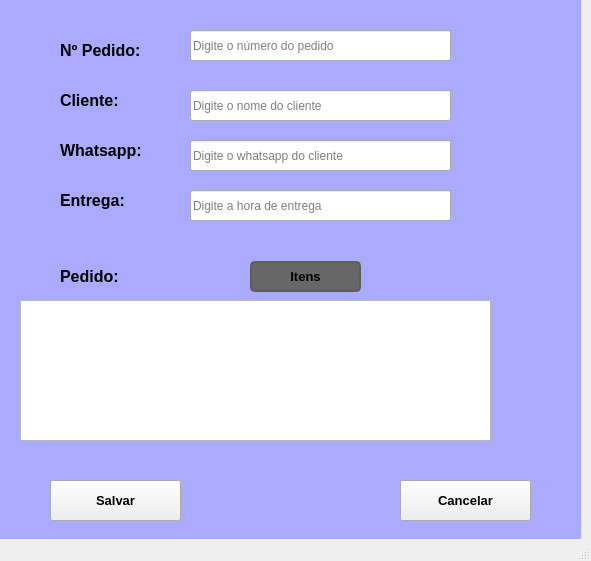
<?xml version="1.0" encoding="UTF-8"?>
<ui version="4.0">
 <class>MainWindow</class>
 <widget class="QMainWindow" name="MainWindow">
  <property name="geometry">
   <rect>
    <x>0</x>
    <y>0</y>
    <width>591</width>
    <height>561</height>
   </rect>
  </property>
  <property name="windowTitle">
   <string>MainWindow</string>
  </property>
  <widget class="QWidget" name="centralwidget">
   <widget class="QLabel" name="label_2">
    <property name="geometry">
     <rect>
      <x>60</x>
      <y>130</y>
      <width>101</width>
      <height>41</height>
     </rect>
    </property>
    <property name="font">
     <font>
      <family>Arial</family>
      <pointsize>12</pointsize>
      <weight>75</weight>
      <bold>true</bold>
     </font>
    </property>
    <property name="text">
     <string>Whatsapp:</string>
    </property>
   </widget>
   <widget class="QLabel" name="label_3">
    <property name="geometry">
     <rect>
      <x>60</x>
      <y>180</y>
      <width>101</width>
      <height>41</height>
     </rect>
    </property>
    <property name="font">
     <font>
      <family>Arial</family>
      <pointsize>12</pointsize>
      <weight>75</weight>
      <bold>true</bold>
     </font>
    </property>
    <property name="text">
     <string>Entrega:</string>
    </property>
   </widget>
   <widget class="QListWidget" name="listWidget">
    <property name="geometry">
     <rect>
      <x>20</x>
      <y>300</y>
      <width>471</width>
      <height>141</height>
     </rect>
    </property>
   </widget>
   <widget class="QLabel" name="label_4">
    <property name="geometry">
     <rect>
      <x>0</x>
      <y>0</y>
      <width>581</width>
      <height>541</height>
     </rect>
    </property>
    <property name="styleSheet">
     <string notr="true">background-color: rgb(170, 170, 255);</string>
    </property>
    <property name="text">
     <string/>
    </property>
   </widget>
   <widget class="QLabel" name="label_5">
    <property name="geometry">
     <rect>
      <x>60</x>
      <y>261</y>
      <width>131</width>
      <height>31</height>
     </rect>
    </property>
    <property name="font">
     <font>
      <family>Arial</family>
      <pointsize>12</pointsize>
      <weight>75</weight>
      <bold>true</bold>
     </font>
    </property>
    <property name="text">
     <string>Pedido:</string>
    </property>
   </widget>
   <widget class="QLabel" name="label_6">
    <property name="geometry">
     <rect>
      <x>60</x>
      <y>80</y>
      <width>101</width>
      <height>41</height>
     </rect>
    </property>
    <property name="font">
     <font>
      <family>Arial</family>
      <pointsize>12</pointsize>
      <weight>75</weight>
      <bold>true</bold>
     </font>
    </property>
    <property name="text">
     <string>Cliente:</string>
    </property>
   </widget>
   <widget class="QLineEdit" name="lineEdit">
    <property name="geometry">
     <rect>
      <x>190</x>
      <y>90</y>
      <width>261</width>
      <height>31</height>
     </rect>
    </property>
    <property name="placeholderText">
     <string>Digite o nome do cliente</string>
    </property>
   </widget>
   <widget class="QLineEdit" name="lineEdit_2">
    <property name="geometry">
     <rect>
      <x>190</x>
      <y>140</y>
      <width>261</width>
      <height>31</height>
     </rect>
    </property>
    <property name="placeholderText">
     <string>Digite o whatsapp do cliente</string>
    </property>
   </widget>
   <widget class="QLineEdit" name="lineEdit_3">
    <property name="geometry">
     <rect>
      <x>190</x>
      <y>190</y>
      <width>261</width>
      <height>31</height>
     </rect>
    </property>
    <property name="placeholderText">
     <string>Digite a hora de entrega</string>
    </property>
   </widget>
   <widget class="QPushButton" name="btnCarrinho">
    <property name="geometry">
     <rect>
      <x>250</x>
      <y>261</y>
      <width>111</width>
      <height>31</height>
     </rect>
    </property>
    <property name="font">
     <font>
      <pointsize>10</pointsize>
      <weight>75</weight>
      <bold>true</bold>
     </font>
    </property>
    <property name="toolTip">
     <string>&lt;html&gt;&lt;head/&gt;&lt;body&gt;&lt;p&gt;Escolha os itens do pedido do cliente&lt;/p&gt;&lt;/body&gt;&lt;/html&gt;</string>
    </property>
    <property name="styleSheet">
     <string notr="true">QPushButton{
	background-color: rgb(103, 103, 103);
	border-radius: 5px;
	border: 2px solid rgb(93, 93, 93);
}
QPushButton:hover{
	background-color: rgb(123, 123, 123);
	border-radius: 5px;
	border: 2px solid rgb(103, 103, 103);
}
QPushButton:pressed{
	background-color: rgb(23, 23, 23);
	border-radius: 5px;
	border: 2px solid rgb(33, 33, 33);
}</string>
    </property>
    <property name="text">
     <string>Itens</string>
    </property>
   </widget>
   <widget class="QPushButton" name="btnSalvar">
    <property name="geometry">
     <rect>
      <x>50</x>
      <y>480</y>
      <width>131</width>
      <height>41</height>
     </rect>
    </property>
    <property name="font">
     <font>
      <family>Arial</family>
      <pointsize>10</pointsize>
      <weight>75</weight>
      <bold>true</bold>
     </font>
    </property>
    <property name="toolTip">
     <string>&lt;html&gt;&lt;head/&gt;&lt;body&gt;&lt;p&gt;Salvar pedido do cliente&lt;/p&gt;&lt;/body&gt;&lt;/html&gt;</string>
    </property>
    <property name="text">
     <string>Salvar</string>
    </property>
   </widget>
   <widget class="QPushButton" name="btnCancelar">
    <property name="geometry">
     <rect>
      <x>400</x>
      <y>480</y>
      <width>131</width>
      <height>41</height>
     </rect>
    </property>
    <property name="font">
     <font>
      <family>Arial</family>
      <pointsize>10</pointsize>
      <weight>75</weight>
      <bold>true</bold>
     </font>
    </property>
    <property name="toolTip">
     <string>&lt;html&gt;&lt;head/&gt;&lt;body&gt;&lt;p&gt;Cancelar o pedido&lt;/p&gt;&lt;/body&gt;&lt;/html&gt;</string>
    </property>
    <property name="text">
     <string>Cancelar</string>
    </property>
   </widget>
   <widget class="QLabel" name="label">
    <property name="geometry">
     <rect>
      <x>30</x>
      <y>90</y>
      <width>21</width>
      <height>21</height>
     </rect>
    </property>
    <property name="styleSheet">
     <string notr="true">image: url(:/imgs/001-do-utilizador.png);</string>
    </property>
    <property name="text">
     <string/>
    </property>
   </widget>
   <widget class="QLabel" name="label_7">
    <property name="geometry">
     <rect>
      <x>30</x>
      <y>130</y>
      <width>31</width>
      <height>41</height>
     </rect>
    </property>
    <property name="styleSheet">
     <string notr="true">image: url(:/imgs/002-do-utilizador-1.png);</string>
    </property>
    <property name="text">
     <string/>
    </property>
   </widget>
   <widget class="QLabel" name="label_8">
    <property name="geometry">
     <rect>
      <x>30</x>
      <y>180</y>
      <width>31</width>
      <height>41</height>
     </rect>
    </property>
    <property name="styleSheet">
     <string notr="true">image: url(:/imgs/019-gostar.png);</string>
    </property>
    <property name="text">
     <string/>
    </property>
   </widget>
   <widget class="QLabel" name="label_9">
    <property name="geometry">
     <rect>
      <x>30</x>
      <y>260</y>
      <width>31</width>
      <height>31</height>
     </rect>
    </property>
    <property name="styleSheet">
     <string notr="true">image: url(:/imgs/014-cardapio.png);</string>
    </property>
    <property name="text">
     <string/>
    </property>
   </widget>
   <widget class="QLabel" name="label_10">
    <property name="geometry">
     <rect>
      <x>60</x>
      <y>30</y>
      <width>101</width>
      <height>41</height>
     </rect>
    </property>
    <property name="font">
     <font>
      <family>Arial</family>
      <pointsize>12</pointsize>
      <weight>75</weight>
      <bold>true</bold>
     </font>
    </property>
    <property name="text">
     <string>Nº Pedido:</string>
    </property>
   </widget>
   <widget class="QLineEdit" name="lineEdit_4">
    <property name="geometry">
     <rect>
      <x>190</x>
      <y>30</y>
      <width>261</width>
      <height>31</height>
     </rect>
    </property>
    <property name="placeholderText">
     <string>Digite o número do pedido</string>
    </property>
   </widget>
   <widget class="QLabel" name="label_11">
    <property name="geometry">
     <rect>
      <x>30</x>
      <y>30</y>
      <width>31</width>
      <height>31</height>
     </rect>
    </property>
    <property name="styleSheet">
     <string notr="true">image: url(:/imgs/014-cardapio.png);</string>
    </property>
    <property name="text">
     <string/>
    </property>
   </widget>
   <zorder>label_4</zorder>
   <zorder>label_2</zorder>
   <zorder>label_3</zorder>
   <zorder>listWidget</zorder>
   <zorder>label_5</zorder>
   <zorder>label_6</zorder>
   <zorder>lineEdit</zorder>
   <zorder>lineEdit_2</zorder>
   <zorder>lineEdit_3</zorder>
   <zorder>btnCarrinho</zorder>
   <zorder>btnSalvar</zorder>
   <zorder>btnCancelar</zorder>
   <zorder>label</zorder>
   <zorder>label_7</zorder>
   <zorder>label_8</zorder>
   <zorder>label_9</zorder>
   <zorder>label_10</zorder>
   <zorder>lineEdit_4</zorder>
   <zorder>label_11</zorder>
  </widget>
  <widget class="QMenuBar" name="menubar">
   <property name="geometry">
    <rect>
     <x>0</x>
     <y>0</y>
     <width>591</width>
     <height>21</height>
    </rect>
   </property>
  </widget>
  <widget class="QStatusBar" name="statusbar"/>
 </widget>
 <resources>
  <include location="../icons/itens.qrc"/>
 </resources>
 <connections/>
</ui>
